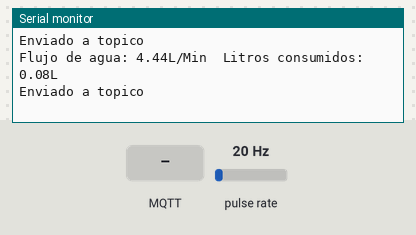
The program below on a simulated ESP8266 (NodeMCU). On the bench: the last lines printed to the serial monitor. Wiring (inferred from the names in the program): pulse sensor: data GPIO 14. The inputs (shaded band) are chosen by the test bench; at power-on: pulse rate 20 Hz. WiFi joins after 1.5 s; servers stay silent unless stated; random numbers use the default seed unless the program sets one; no MQTT or app messages arrive unless stated.

Above: at 3.2 s.
3.3 s: MQTT message "on" arrives on the first subscribed topic
At 3.9 s:
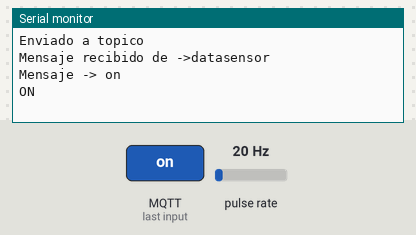
4.8 s: MQTT message "off" arrives on the first subscribed topic
At 4.99 s:
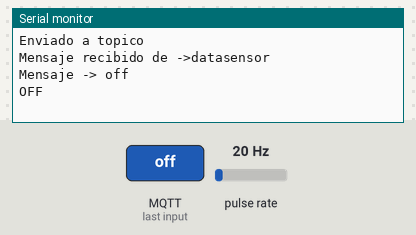
6.3 s: MQTT message "1" arrives on the first subscribed topic
At 6.8 s:
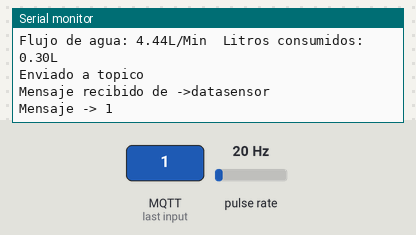
7.8 s: pulse rate (sensor on GPIO 14) set to 4 Hz
At 8.5 s:
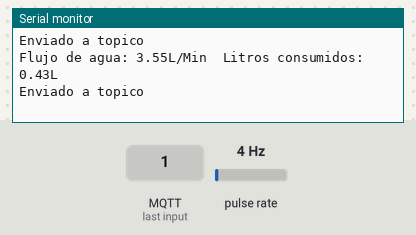
9.3 s: pulse rate (sensor on GPIO 14) set to 50 Hz
At 10.9 s:
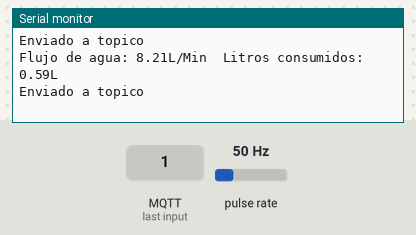
Timing chart, 0 to 11.8 s (numbered marks = the images above; inputs shaded):
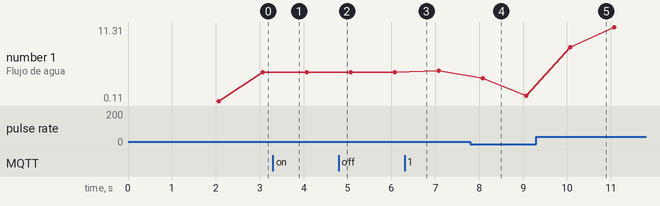

Measured:
- after the input at 3.3 s, the serial monitor: prints a new line at once (image 1)
- after the input at 4.8 s, the serial monitor: prints a new line at once (image 2)
- after the input at 6.3 s, the serial monitor: prints a new line at once (image 3)
- after the input at 7.8 s, the serial monitor: prints a new line after 0.28 s (image 4)
- after the input at 9.3 s, the serial monitor: prints a new line after 0.78 s (image 5)
- plotted number 1: 4.66 → 0.89 after the input at 7.8 s, 0.89 → 11.31 after the input at 9.3 s

The program:

main.cpp
```cpp
#include <Arduino.h>
#include <ESP8266WiFi.h>
#include <PubSubClient.h>


const char* ssid = "BisonbotsFCFM";
const char* password = "RaspberryFCFM2023";

#define SENSORAGUA 14
char msg3[50];

/*Variables para el sensor de flujo de agua*/
int interval = 1000;
float calibrationFactor = 4.5;
volatile byte pulseCount;
byte pulse1sec =0;
float flowRate;
unsigned long flowMililliLitres;
unsigned long totalMilliLitres;
float flowLitres;
float totalLitres;
int costo = 0;


/*Variables para tiempos*/
long currentMillis = 0;
long previousMillis = 0;
long previousMillis2 = 0;

/*Funcion para leer pulsos del sensor de flujo de agua*/
void IRAM_ATTR pulseCounter(){
  pulseCount++;
}

char msg[25];

// Configura el servidor MQTT público (ejemplo: broker.hivemq.com)
const char* mqtt_server = "broker.emqx.io";
const int mqtt_port = 1883;
const char* mqtt_user ="";
const char* mqtt_pass = "";

WiFiClient espClient;
PubSubClient client(espClient);
void callback(char* topic, byte* payload, int length);
void reconnect();

void setup() {
  Serial.begin(9600);
  delay(10);

  // Conexión a la red Wi-Fi
  WiFi.begin(ssid, password);

  while (WiFi.status() != WL_CONNECTED) {
    delay(1000);
    Serial.println("Conectando a WiFi...");
  }

  Serial.println("Conexión WiFi establecida");

   //Clientes de mqtt
  client.setServer(mqtt_server,mqtt_port);
  client.setCallback(callback);

   attachInterrupt(digitalPinToInterrupt(SENSORAGUA), pulseCounter, FALLING);
}

void loop() {
  if(!client.connected()){
    reconnect();
  }
  client.loop();

   //Variable de contadora de tiempo
  currentMillis = millis();

    /*Definir tiempo de intervalo entre actualizaciones mqtt*/
  if(currentMillis - previousMillis > interval){
    pulse1sec = pulseCount;
    pulseCount = 0;

    /*Conteo de pulsos en un segundo en el sensor de flujo*/
    flowRate = ((1000.0 /(millis() - previousMillis)) * pulse1sec) / calibrationFactor;
    previousMillis = millis();

    /*Conversión de flujo a litros*/
    flowLitres = (flowRate/60);
    totalLitres += flowLitres;

    Serial.print("Flujo de agua: ");
    Serial.print(float(flowRate));
    Serial.print("L/Min");
    Serial.print("\t");

    Serial.print("Litros consumidos: ");
    Serial.print(totalLitres);
    Serial.println("L");

    String flujo = String(flowRate, 3);
    String to_Send = flujo;
    to_Send.toCharArray(msg, 25);
    client.publish("values", msg);
    Serial.println("Enviado a topico");

  }

}

void callback(char* topic, byte* payload, int length ){
  String incoming = "";
  Serial.print("Mensaje recibido de ->");
  Serial.print(topic);
  Serial.println("");

  for(int i=0; i<length; i++){
    incoming += (char)payload[i];
  }

  incoming.trim();
  Serial.println("Mensaje -> " + incoming);

  if(incoming == "on"){
    Serial.println("ON");
    }

  if(incoming == "off"){
    Serial.println("OFF");
  }
}

void reconnect(){
  while(!client.connected()){
    Serial.print("Conectando a MQTT...");
    String clientId = "ESP8266";
    clientId += String(random(0xffff), HEX);

    if(client.connect(clientId.c_str(), mqtt_user, mqtt_pass)){
      Serial.println("Conectado a mqtt");
      client.subscribe("datasensor");
      Serial.println("Subscrito a topico");
    }else{
      Serial.println("Fallo ->" + client.state());
      delay(2500);
    }
  }
}
```
